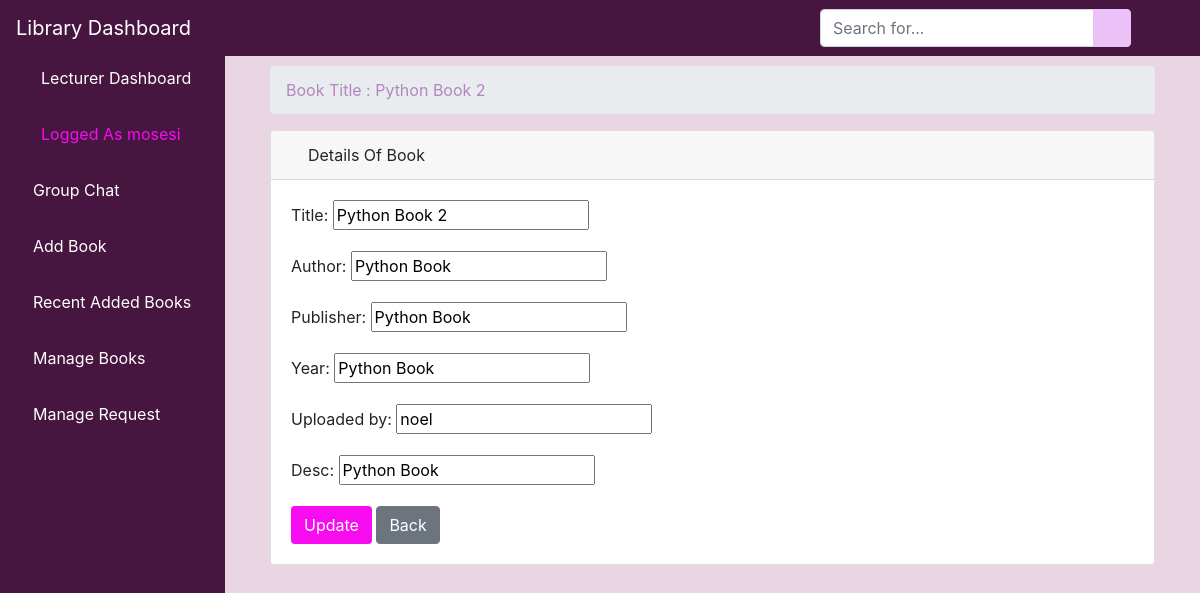
Page /lebook/10 (signed in) on the committed database.
### bookstore/models.py (models this page shows, shortened)
class User(AbstractUser):
    is_admin = models.BooleanField(default=False)
    is_student = models.BooleanField(default=False)
    is_lecturer = models.BooleanField(default=False)
    class Meta:
        swappable = 'AUTH_USER_MODEL'

class Book(models.Model):
    title = models.CharField(max_length=100)
    author = models.CharField(max_length=100)
    year = models.CharField(max_length=100)
    publisher = models.CharField(max_length=200)
    desc = models.CharField(max_length=1000)
    uploaded_by = models.CharField(max_length=100, null=True, blank=True)
    user_id = models.CharField(max_length=100, null=True, blank=True)
    pdf = models.FileField(upload_to='bookapp/pdfs/')
    cover = models.ImageField(upload_to='bookapp/covers/', null=True, blank=True)

### bookstore/views.py (the view)
# urls.py: path('lebook/<int:pk>', views.LEditView.as_view(), name='lebook'),
class LEditView(LoginRequiredMixin,UpdateView):
	model = Book
	form_class = BookForm
	template_name = 'lecturer/edit_book.html'
	success_url = reverse_lazy('lmbook')
	success_message = 'Data was updated successfully'

### bookstore/forms.py
class BookForm(forms.ModelForm):
    class Meta:
        model = Book
        fields = ('title', 'author', 'publisher', 'year', 'uploaded_by', 'desc')

### bookstore/templates/lecturer/edit_book.html (shortened to what this page needs)
{% extends 'lecturer/base.html' %}
{% load static %}
{% block body %}
<div class="container-fluid">
        <div class="row">
          <div class="col-12 mb-3">
          <div class="col-12 mb-3">
              <div id="content-wrapper">
        <div class="container-fluid">
            <ol class="breadcrumb">
                <li class="breadcrumb-item">
                    <a style="color: #b485c0;" href="">Book Title : {{ object.title }} </a>
            </ol>
            <div class="card mb-3">
                <div class="card-header">
                    <i class="fas fa-table " style="color: #b485c0;" ></i>
                    Details Of Book
                </div>
                <div class="card-body">
    <div class="row">
        <div class="col-12">
            <form method="post">
                {% for field in form %}
                    <div class="form-group">
                        {{ field.label_tag }}
                        {{ field }}
                    </div>
                {% endfor %}
                <input type="submit" {% if request.path == '/new' %} value="Add" {% else %} value="Update" {% endif %} class="btn " style="color: rgb(255, 255, 255); background-color:rgb(247, 12, 239 )"/>
                <a href="{% url 'lmbook' %}"><button type="button" class="btn btn-secondary">Back</button></a>
            </form>
        </div>
    </div>
          </div>
        </div>
      </div>
    </div>
{% endblock %}

### bookstore/templates/lecturer/base.html (shortened to what this page needs)
{% load static %}
<!DOCTYPE html>
<html lang="en">
<head>
    {% load static %}
    <link href="{% static 'vendor/fontawesome-free/css/all.min.css' %}" rel="stylesheet" type="text/css">
       <link rel="stylesheet" href="{% static 'assets/css/bootstrap.min.css' %}">
      <link rel="stylesheet" href="{% static 'assets/fonts/font-awesome-4.7.0/css/font-awesome.min.css' %}">
    <link href="{% static 'vendor/datatables/dataTables.bootstrap4.css' %}" rel="stylesheet">
    <link rel="stylesheet" type="text/css" href="{% static 'css/master.css' %}">
    <link href="{% static 'css/sb-admin.css' %}" rel="stylesheet">
</head>
<body id="page-top" style="background-color: #e9d3e1ee">
<nav class="navbar navbar-expand navbar-head fixed-top">
    <a class="navbar-brand mr-1 " style="color: white;" href="">Library Dashboard</a>
    <button class="btn btn-link btn-sm text-white order-1 order-sm-0" id="sidebarToggle" href="#">
        <i class="fas fa-bars"></i>
    </button>
      <form class="d-none d-md-inline-block form-inline ml-auto mr-0 mr-md-3 my-2 my-md-0" action="{% url 'lsearch' %}">
        <div class="input-group">
            <input type="text" class="form-control" name="query" placeholder="Search for..." aria-label="Search" aria-describedby="basic-addon2">
            <div class="input-group-append">
                <button class="btn btn-primary" type="submit">
                    <i class="fas fa-search"></i>
                </button>
            </div>
        </div>
    </form>
    <ul class="navbar-nav ml-auto ml-md-0">
        <li class="nav-item dropdown no-arrow">
            <a class="nav-link dropdown-toggle" style="color: #ecc1f7;"href="#" id="userDropdown" role="button" data-toggle="dropdown" aria-haspopup="true" aria-expanded="false">
                <i class="fas fa-user-circle fa-fw "></i>
            </a>
        </li>
    </ul>
</nav>
<div id="wrapper" style="padding-top: 50px">
<ul class="sidebar navbar-nav">
    <li class="nav-item active">
        <a class="nav-link" href="{% url 'lecturer' %}">
            <i class="fas fa-fw fa-tachometer-alt"></i>
            <span>Lecturer Dashboard</span>
        </a>
    </li>
    <li class="nav-item active">
        <a class="nav-link" style="color: #ecc1f7;"href="">
            <i class="fas fa-user-circle fa-fw "></i>
            <span style="color: rgb(247, 12, 239)">Logged As {{ user.username }}</span>
        </a>
    </li>
      <li class="nav-item">
        <a class="nav-link" style="color: #ecc1f7;"href="{% url 'llchat' %}">
            <i class="fas fa-book "></i>
            <span style="color: white">Group Chat</span>
        </a>
    </li>
        <li class="nav-item">
        <a class="nav-link" style="color: #ecc1f7;"href="{% url 'labook_form' %}">
            <i class="fas fa-book "></i>
            <span style="color: white">Add Book</span>
        </a>
    </li>
    <li class="nav-item">
        <a class="nav-link" style="color: #ecc1f7;" href="{% url 'llbook' %}">
            <i class="fas fa-book "></i>
            <span style="color: white">Recent Added Books</span>
        </a>
    </li>
      <li class="nav-item">
        <a class="nav-link" style="color: #ecc1f7;" href="{% url 'lmbook' %}">
            <i class="fas fa-book "></i>
            <span style="color: white">Manage Books</span>
        </a>
    </li>
     <li class="nav-item">
        <a class="nav-link" style="color: #ecc1f7;" href="{% url 'lmrequest' %}">
            <i class="fas fa-book "></i>
            <span style="color: white">Manage Request</span>
        </a>
    </li>
</ul>
    {% block body %}{% endblock %}
</div>

### static/css/master.css (style rules this page uses)
html { scroll-behavior: smooth; }
li { list-style-type: none; }

### bookstore/templates/lecturer/base.html (style rules this page uses)
body { display: flex; flex-direction: column; min-height: 100vh; }
.navbar-head { background-color: rgb(71, 22, 64); }
.sidebar { background-color: rgb(71, 22, 64) !important; }
.btn-primary, .btn-primary:hover, .btn-primary:active, .btn-primary:visited { background-color: #ecc1f7 !important; border-color: #ecc1f7 !important; }

### rows in the picture
User: username "mosesi"
Book: title "Python Book 2", form "Python Book 2" "Python Book" "Python Book" "Python Book" "noel" "Python Book"

### other values in the picture
{{ field.label_tag }} "Title:" "Author:" "Publisher:" "Year:" "Uploaded by:" "Desc:"
